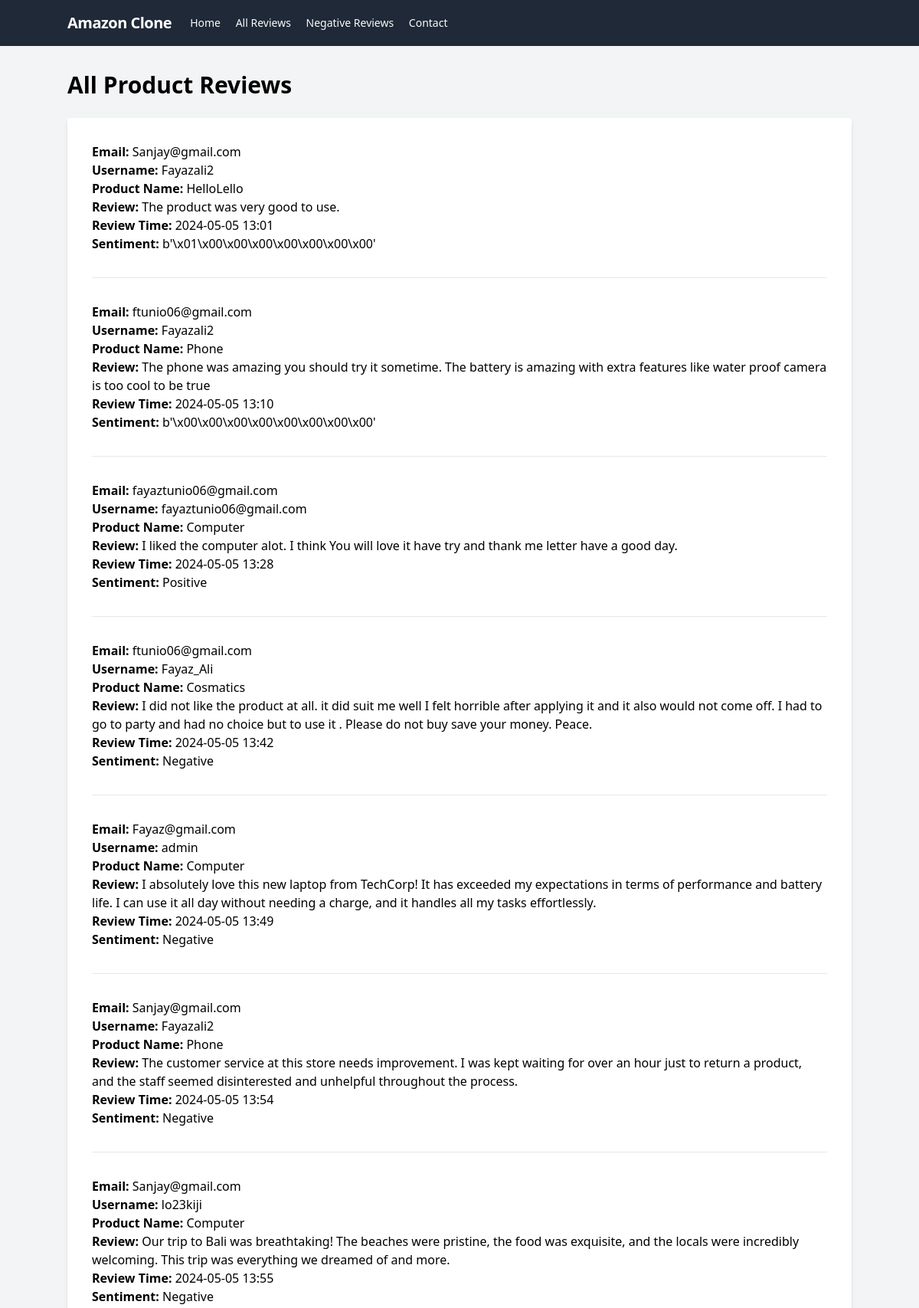
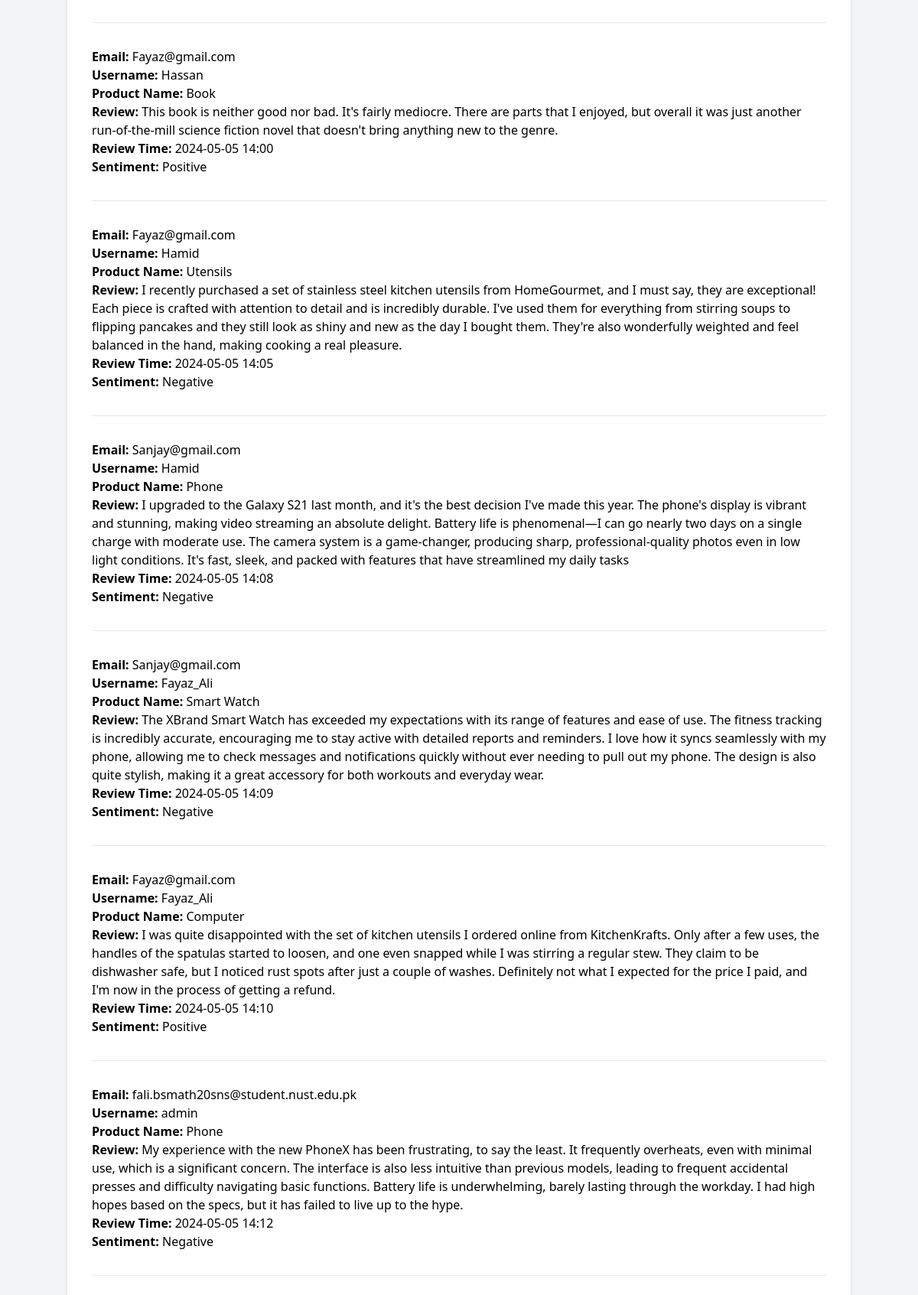
The app's page /reviews (upper part) with its own data (2 pictures, top to bottom).
### reviews.py (models this page shows, shortened)
class Review(db.Model):
    id = db.Column(db.Integer, primary_key=True)
    email = db.Column(db.String(100), nullable=False)
    username = db.Column(db.String(100), nullable=False)
    product_name = db.Column(db.String(100), nullable=False)
    review_content = db.Column(db.Text, nullable=False)
    review_time = db.Column(db.DateTime, default=func.now())
    sentiment = db.Column(db.String(50), nullable=True)  # Store the sentiment

### reviews.py (the view)
@app.route('/reviews', methods=['GET'])
def reviews():
    reviews = Review.query.all()
    return render_template('all_reviews.html', reviews=reviews)

### templates/all_reviews.html (shortened to what this page needs)
<!DOCTYPE html>
<html lang="en">
<head>
    <script src="https://cdn.tailwindcss.com"></script>
</head>
<body class="bg-gray-100 font-sans leading-normal tracking-normal">
    {% include 'navbar.html' %}
    <div class="container mx-auto my-8">
        <h1 class="text-3xl font-bold leading-tight mb-5">All Product Reviews</h1>
        {% if reviews %}
            <div class="bg-white shadow-md rounded my-6">
                <ul class="list-none space-y-4 p-4">
                {% for review in reviews %}
                    <li class="p-4 hover:bg-gray-50 rounded-md">
                        <p><strong>Email:</strong> {{ review.email }}</p>
                        <p><strong>Username:</strong> {{ review.username }}</p>
                        <p><strong>Product Name:</strong> {{ review.product_name }}</p>
                        <p><strong>Review:</strong> {{ review.review_content }}</p>
                        <p><strong>Review Time:</strong> {{ review.review_time.strftime('%Y-%m-%d %H:%M') }}</p>
                        <p><strong>Sentiment:</strong> {{ review.sentiment }}</p>
                    </li>
                    <hr class="border-t mx-4">
                {% endfor %}
                </ul>
            </div>
        {% else %}
            <p class="text-center text-gray-500">No reviews found.</p>
        {% endif %}
    </div>
</body>
</html>

### templates/navbar.html (shortened to what this page needs)
<nav class="bg-gray-800 p-4">
    <div class="container mx-auto flex items-center justify-between flex-wrap">
        <div class="flex items-center flex-shrink-0 text-white mr-6">
            <span class="font-semibold text-xl tracking-tight">Amazon Clone</span>
        </div>
        <div class="w-full block flex-grow lg:flex lg:items-center lg:w-auto">
            <div class="text-sm lg:flex-grow">
                <a href="/" class="block mt-4 lg:inline-block lg:mt-0 text-stone-50 hover:text-red-300 mr-4">
                    Home
                </a>
                <a href="/reviews" class="block mt-4 lg:inline-block lg:mt-0 text-stone-50 hover:text-red-300 mr-4">
                    All Reviews
                </a>
                <a href="/negative_reviews" class="block mt-4 lg:inline-block lg:mt-0 text-stone-50 hover:text-red-300 mr-4">
                    Negative Reviews
                </a>
                <a href="/contact" class="block mt-4 lg:inline-block lg:mt-0 text-stone-50 hover:text-red-300">
                    Contact
                </a>
            </div>
        </div>
    </div>
</nav>

### records on screen
Review: email "Sanjay@gmail.com", username "Fayazali2", product_name "HelloLello", review_content "The product was very good to use.", review_time "2024-05-05 13:01", sentiment "b'\\x01\\x00\\x00\\x00\\x00\\x00\\x00\\x00'"
Review: email "ftunio06@gmail.com", username "Fayazali2", product_name "Phone", review_content "The phone was amazing you should try it sometime. The battery is amazing with extra features like water proof camera is too cool to be true", review_time "2024-05-05 13:10", sentiment "b'\\x00\\x00\\x00\\x00\\x00\\x00\\x00\\x00'"
Review: email "fayaztunio06@gmail.com", username "fayaztunio06@gmail.com", product_name "Computer", review_content "I liked the computer alot. I think You will love it have try and thank me letter have a good day.", review_time "2024-05-05 13:28", sentiment "Positive"
Review: email "ftunio06@gmail.com", username "Fayaz_Ali", product_name "Cosmatics", review_content "I did not like the product at all. it did suit me well I felt horrible after applying it and it also would not come off. I had to go to party and had no choice but to use it . Please do not buy save your money. Peace.", review_time "2024-05-05 13:42", sentiment "Negative"
Review: email "Fayaz@gmail.com", username "admin", product_name "Computer", review_content "I absolutely love this new laptop from TechCorp! It has exceeded my expectations in terms of performance and battery life. I can use it all day without needing a charge, and it handles all my tasks effortlessly.", review_time "2024-05-05 13:49", sentiment "Negative"
Review: email "Sanjay@gmail.com", username "Fayazali2", product_name "Phone", review_content "The customer service at this store needs improvement. I was kept waiting for over an hour just to return a product, and the staff seemed disinterested and unhelpful throughout the process.", review_time "2024-05-05 13:54", sentiment "Negative"
Review: email "Sanjay@gmail.com", username "lo23kiji", product_name "Computer", review_content "Our trip to Bali was breathtaking! The beaches were pristine, the food was exquisite, and the locals were incredibly welcoming. This trip was everything we dreamed of and more.", review_time "2024-05-05 13:55", sentiment "Negative"
Review: email "Fayaz@gmail.com", username "Hassan", product_name "Book", review_content "This book is neither good nor bad. It's fairly mediocre. There are parts that I enjoyed, but overall it was just another run-of-the-mill science fiction novel that doesn't bring anything new to the genre.", review_time "2024-05-05 14:00", sentiment "Positive"
Review: email "Fayaz@gmail.com", username "Hamid", product_name "Utensils", review_content "I recently purchased a set of stainless steel kitchen utensils from HomeGourmet, and I must say, they are exceptional! Each piece is crafted with attention to detail and is incredibly durable. I've used them for everything from stirring soups to flipping pancakes and they still look as shiny and new as the day I bought them. They're also wonderfully weighted and feel balanced in the hand, making cooking a real pleasure.", review_time "2024-05-05 14:05", sentiment "Negative"
Review: email "Sanjay@gmail.com", username "Hamid", product_name "Phone", review_content "I upgraded to the Galaxy S21 last month, and it's the best decision I've made this year. The phone's display is vibrant and stunning, making video streaming an absolute delight. Battery life is phenomenal—I can go nearly two days on a single charge with moderate use. The camera system is a game-changer, producing sharp, professional-quality photos even in low light conditions. It's fast, sleek, and packed with features that have streamlined my daily tasks", review_time "2024-05-05 14:08", sentiment "Negative"
Review: email "Sanjay@gmail.com", username "Fayaz_Ali", product_name "Smart Watch", review_content "The XBrand Smart Watch has exceeded my expectations with its range of features and ease of use. The fitness tracking is incredibly accurate, encouraging me to stay active with detailed reports and reminders. I love how it syncs seamlessly with my phone, allowing me to check messages and notifications quickly without ever needing to pull out my phone. The design is also quite stylish, making it a great accessory for both workouts and everyday wear.", review_time "2024-05-05 14:09", sentiment "Negative"
Review: email "Fayaz@gmail.com", username "Fayaz_Ali", product_name "Computer", review_content "I was quite disappointed with the set of kitchen utensils I ordered online from KitchenKrafts. Only after a few uses, the handles of the spatulas started to loosen, and one even snapped while I was stirring a regular stew. They claim to be dishwasher safe, but I noticed rust spots after just a couple of washes. Definitely not what I expected for the price I paid, and I'm now in the process of getting a refund.", review_time "2024-05-05 14:10", sentiment "Positive"
Review: email "fali.bsmath20sns@student.nust.edu.pk", username "admin", product_name "Phone", review_content "My experience with the new PhoneX has been frustrating, to say the least. It frequently overheats, even with minimal use, which is a significant concern. The interface is also less intuitive than previous models, leading to frequent accidental presses and difficulty navigating basic functions. Battery life is underwhelming, barely lasting through the workday. I had high hopes based on the specs, but it has failed to live up to the hype.", review_time "2024-05-05 14:12", sentiment "Negative"
